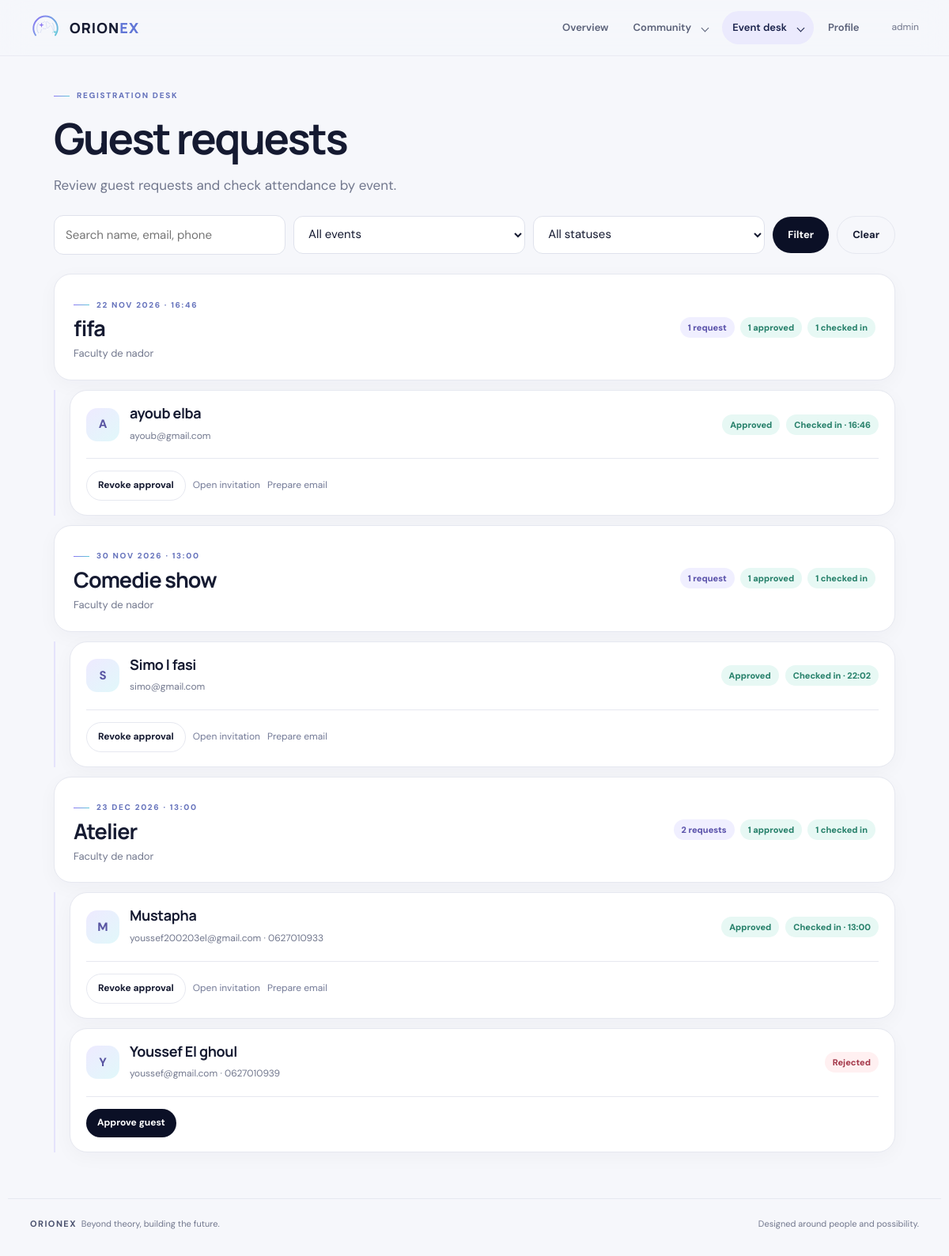
Before: /guests/ (signed in) with the older database file.
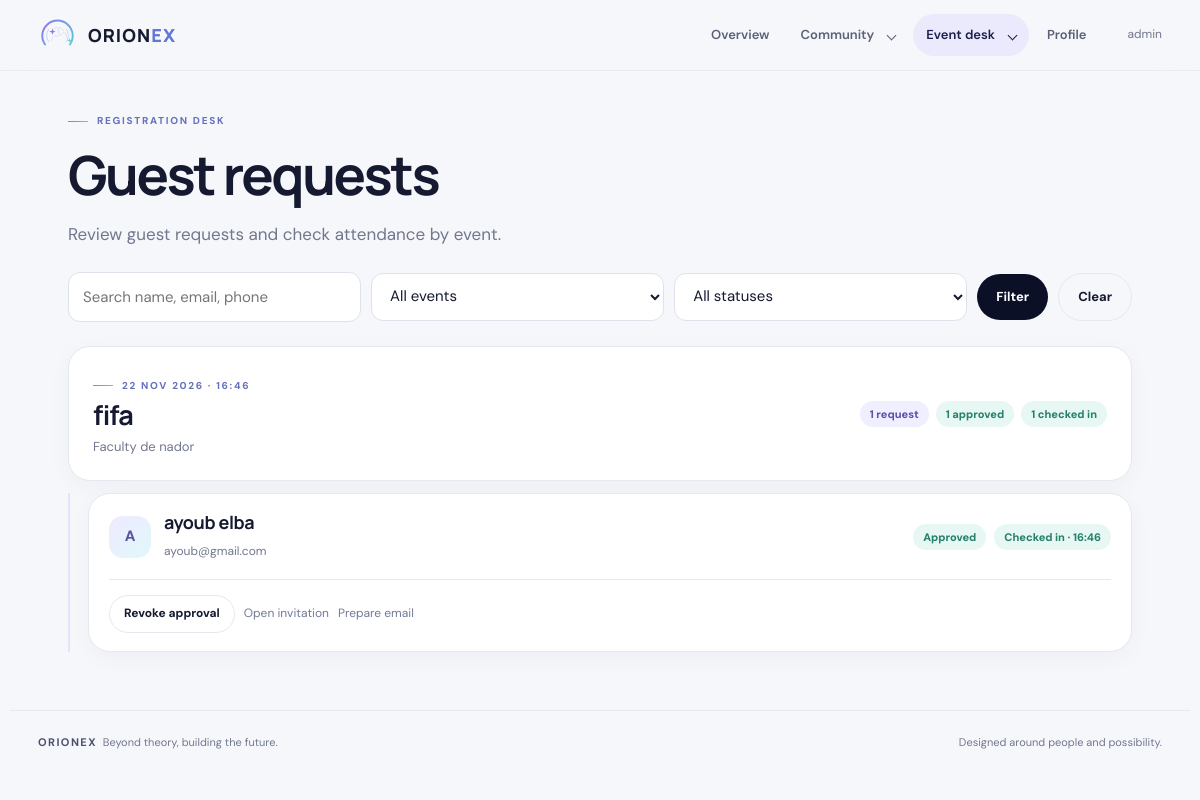
After: the same page with the newer database file.
### core/models.py (models this page shows, shortened)
class Event(models.Model):
    title = models.CharField(max_length=200)
    date = models.DateTimeField()
    place = models.CharField(max_length=200, blank=True)
    registration_open = models.BooleanField(default=False)
    description = models.TextField(blank=True)
    capacity = models.PositiveIntegerField(null=True, blank=True)

class Guest(models.Model):
    STATUS_CHOICES = [
        ("pending", "Pending"),
        ("approved", "Approved"),
        ("rejected", "Rejected"),
    ]
    event = models.ForeignKey(Event, on_delete=models.CASCADE, related_name="guests")
    name = models.CharField(max_length=200)
    phone = models.CharField(max_length=30, blank=True)
    email = models.EmailField(blank=True)
    status = models.CharField(max_length=10, choices=STATUS_CHOICES, default="pending")
    qr_token = models.UUIDField(default=uuid.uuid4, unique=True)
    checked_in_at = models.DateTimeField(null=True, blank=True)
    created_at = models.DateTimeField(auto_now_add=True)

### core/views.py (the view, shortened to what this page needs)
# urls.py: path('guests/', views.guests_list, name='guests'),
@capability_required("can_manage_guests")
def guests_list(request):
    guests = Guest.objects.select_related("event").order_by("-event__date", "status", "name")
    status_filter = request.GET.get("status", "")
    event_filter = request.GET.get("event", "")
    query = request.GET.get("q", "").strip()
    if status_filter in {"pending", "approved", "rejected"}:
        guests = guests.filter(status=status_filter)
    if event_filter.isdigit():
        guests = guests.filter(event_id=int(event_filter))
    if query:
        guests = guests.filter(Q(name__icontains=query) | Q(email__icontains=query) | Q(phone__icontains=query))
    event_groups = []
    matching_events = Event.objects.filter(guests__in=guests).distinct().order_by("date")
    for event in matching_events:
        event_guests = guests.filter(event=event)
        page = Paginator(event_guests, 25).get_page(request.GET.get(f"page_{event.id}"))
        rows = []
        for guest in page:
            link = request.build_absolute_uri(f"/invite/{guest.qr_token}/") if guest.status == "approved" else ""
            mailto = ""
            if link and guest.email:
                subject = f"Your invitation: {guest.event.title}"
                body = (
                    f"Hello {guest.name},\n\nYour registration for {guest.event.title} on "
                    f"{timezone.localtime(guest.event.date):%d/%m/%Y %H:%M} has been approved.\n\n"
                    f"Your personal invitation and QR code are here:\n{link}\n\n"
                    "Please show the QR code at the entrance.\n"
                )
                mailto = f"mailto:{guest.email}?subject={quote(subject)}&body={quote(body)}"
            rows.append({"guest": guest, "link": link, "mailto": mailto})
        event_groups.append({
            "event": event,
            "rows": rows,
            "page": page,
            "total": event_guests.count(),
            "approved": event_guests.filter(status="approved").count(),
            "checked_in": event_guests.filter(checked_in_at__isnull=False).count(),
        })
    return render(request, "core/guests.html", {"event_groups": event_groups, "status_filter": status_filter, "event_filter": event_filter, "query": query, "events": Event.objects.order_by("date")})

### core/context_processors.py (called while the page is built)
def member_capabilities(request):
    return {
        "capabilities": {
            capability: has_capability(request.user, capability)
            for capability in CAPABILITIES
        }
    }

### core/permissions.py (called while the page is built)
def has_capability(user, capability):
    if not user.is_authenticated:
        return False
    if user.is_superuser:
        return True
    try:
        member = user.member
    except user._meta.model.member.RelatedObjectDoesNotExist:
        member = None
    return bool(member and getattr(member, capability, False))

def capability_required(*capabilities):
    def decorate(view):
        @wraps(view)
        def wrapped(request, *args, **kwargs):
            if not request.user.is_authenticated:
                return redirect_to_login(request.get_full_path(), "/login/")
            if not any(has_capability(request.user, capability) for capability in capabilities):
                raise PermissionDenied
            return view(request, *args, **kwargs)
        return wrapped
    return decorate

### core/templates/core/guests.html (shortened to what this page needs)
{% extends 'core/base.html' %}
{% block body %}
<main class="page">
  <span class="eyebrow">Registration desk</span>
  <h1>Guest requests</h1>
  <p class="lede">Review guest requests and check attendance by event.</p>
  <form method="get" class="toolbar" role="search" style="margin-top:24px">
    <input id="guest-query" type="search" name="q" value="{{ query }}" placeholder="Search name, email, phone">
    <select name="event" aria-label="Filter by event"><option value="">All events</option></select>
    <select name="status" aria-label="Filter by status"><option value="">All statuses</option></select>
    <button class="button" type="submit">Filter</button><a class="button button-outline" href="/guests/">Clear</a>
  </form>
  <div class="stack" style="margin-top:24px">
    {% for group in event_groups %}
      <section class="guest-event-group">
        <header class="card guest-event-heading">
          <div><span class="eyebrow">{{ group.event.date|date:"d M Y · H:i" }}</span><h2>{{ group.event.title }}</h2>{% if group.event.place %}<p class="meta">{{ group.event.place }}</p>{% endif %}</div>
          <div class="guest-event-counts"><span class="badge">{{ group.total }} request{{ group.total|pluralize }}</span><span class="badge badge-approved">{{ group.approved }} approved</span><span class="badge badge-approved">{{ group.checked_in }} checked in</span></div>
        </header>
        <div class="stack guest-event-list">
          {% for row in group.rows %}
            <article class="card guest-card">
              <div class="row-card">
                <div class="person"><div class="avatar">{{ row.guest.name|slice:":1"|upper }}</div><div><h3>{{ row.guest.name }}</h3><p>{{ row.guest.email|default:"No email" }}{% if row.guest.phone %} · {{ row.guest.phone }}{% endif %}</p></div></div>
                <div class="guest-status"><span class="badge badge-{{ row.guest.status }}">{{ row.guest.get_status_display }}</span>{% if row.guest.checked_in_at %}<span class="badge badge-approved">Checked in · {{ row.guest.checked_in_at|date:"H:i" }}</span>{% elif row.guest.status == "approved" %}<span class="badge">Not checked in</span>{% endif %}</div>
              </div>
              <div class="guest-actions">
                {% if row.guest.status == "pending" or row.guest.status == "rejected" %}<form method="post" action="/guests/">{% csrf_token %}<input type="hidden" name="guest_id" value="{{ row.guest.id }}"><button class="button button-small" type="submit" name="action" value="approve">Approve guest</button></form>{% endif %}
                {% if row.guest.status == "pending" or row.guest.status == "approved" %}<form method="post" action="/guests/">{% csrf_token %}<input type="hidden" name="guest_id" value="{{ row.guest.id }}"><button class="button button-outline button-small" type="submit" name="action" value="reject">{% if row.guest.status == "approved" %}Revoke approval{% else %}Decline{% endif %}</button></form>{% endif %}
                {% if row.link %}<a class="admin-link" href="{{ row.link }}">Open invitation </a>{% endif %}
                {% if row.mailto %}<a class="admin-link" href="{{ row.mailto }}">Prepare email </a>{% endif %}
              </div>
            </article>
          {% endfor %}
        </div>
      </section>
    {% empty %}<div class="empty">No guest requests match these filters.</div>{% endfor %}
  </div>
</main>
{% endblock %}

### core/templates/core/base.html (shortened to what this page needs)
{% load static %}
<!doctype html>
<html lang="en">
<head>
  <link rel="stylesheet" href="{% static 'core/site.css' %}">
</head>
<body>
  <header class="site-header">
    <div class="nav-wrap">
      <a class="brand" href="{% if user.is_authenticated %}/home/{% else %}/{% endif %}">
        <img src="{% static 'core/orionex-mark.svg' %}" alt="">
        <span>ORION<span style="color:#6176d6">EX</span></span>
      </a>
      <nav class="nav-links" aria-label="Main navigation">
        {% if user.is_authenticated %}
          <a href="/home/" class="nav-item {% if request.path == '/home/' %}active{% endif %}">Overview</a>
          <details class="nav-menu {% if request.path == '/directory/' or '/messages/' in request.path or request.path == '/members/' %}active{% endif %}">
            <summary>Community</summary>
          </details>
          {% if capabilities.can_manage_events or capabilities.can_manage_guests or capabilities.can_scan or capabilities.can_manage_announcements %}
          <details class="nav-menu {% if '/events/' in request.path or request.path == '/scan/' or request.path == '/guests/' or '/announcements/' in request.path %}active{% endif %}">
              <summary>Event desk</summary>
            </details>
          {% endif %}
          <a href="/profile/" class="nav-item {% if request.path == '/profile/' %}active{% endif %}">Profile</a>
        {% else %}
          <a href="/#events" class="nav-item">Events</a>
          <a href="/login/" class="nav-cta">Member sign in</a>
        {% endif %}
      </nav>
      {% if user.is_authenticated %}<span class="nav-user">{{ user.first_name|default:user.username }}</span>{% endif %}
    </div>
  </header>
  {% block body %}{% endblock %}
  <footer class="footer">
    <span><b>ORIONEX</b> &nbsp;Beyond theory, building the future.</span>
    <span>Designed around people and possibility.</span>
  </footer>
</body>
</html>

Changed rows visible on the page:
removed Event: event "30 NOV 2026 · 13:00", event "Comedie show", event.place "Faculty de nador", total "1", approved "1", checked_in "1"
removed Guest: guest.name "S", guest.name "Simo l fasi", guest.email "simo@gmail.com", guest.status "Approved", guest.checked_in_at "22:02", shows "Revoke approval", shown under "30 NOV 2026 · 13:00"
removed Event: event "23 DEC 2026 · 13:00", event "Atelier", event.place "Faculty de nador", total "2", approved "1", checked_in "1"
removed Guest: guest.name "M", guest.name "Mustapha", guest.email "youssef200203el@gmail.com", guest.phone "0627010933", guest.status "Approved", guest.checked_in_at "13:00", shows "Revoke approval", shown under "23 DEC 2026 · 13:00"
removed Guest: guest.name "Y", guest.name "Youssef El ghoul", guest.email "youssef@gmail.com", guest.phone "0627010939", guest.status "Rejected", shown under "23 DEC 2026 · 13:00"
